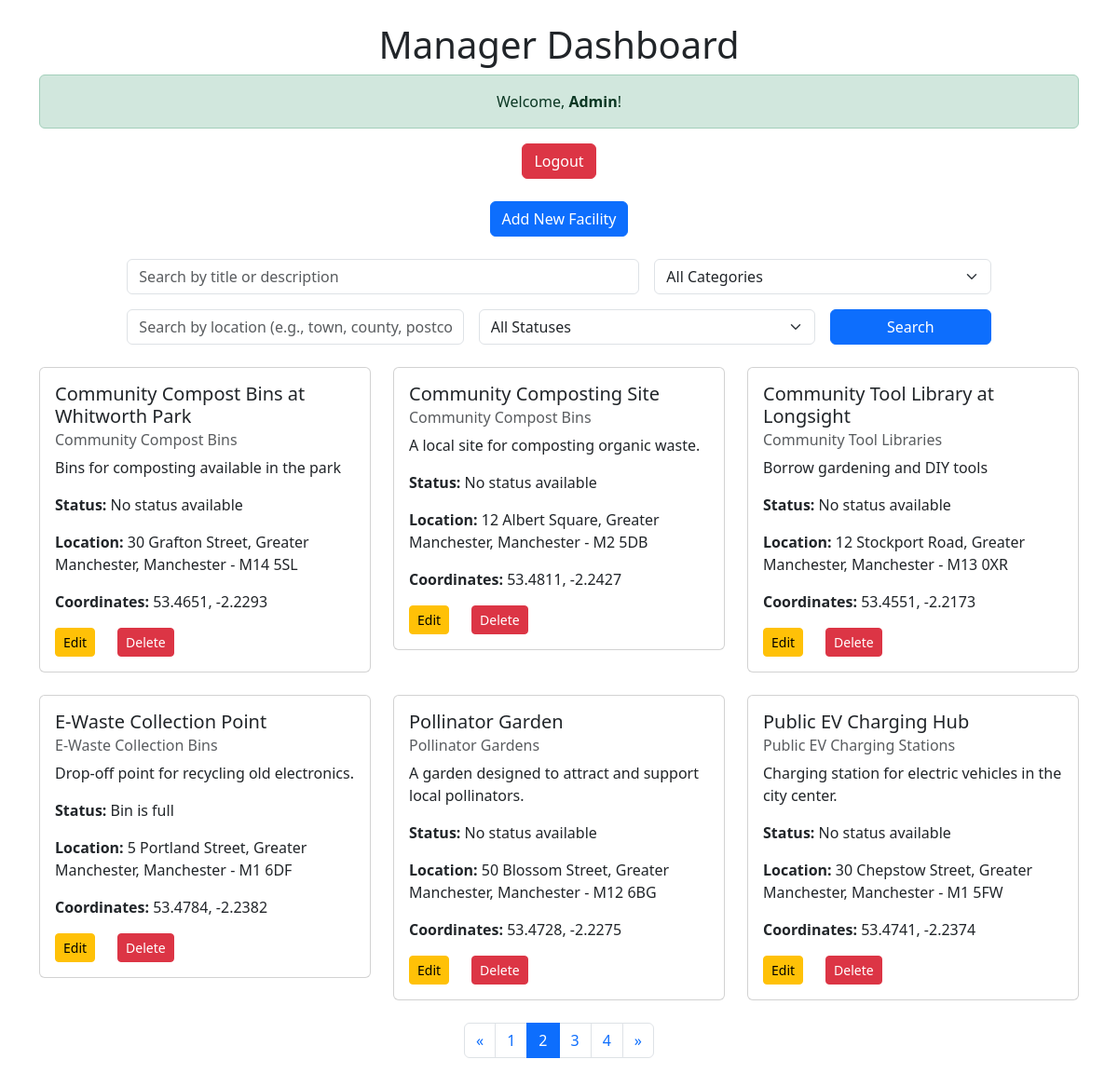
Screenshot of /index.php?view=dashboard&page=2 (signed in) with the database file from the repository.
### tables this page shows
CREATE TABLE ecoFacilities (
                               id INTEGER PRIMARY KEY AUTOINCREMENT NOT NULL UNIQUE,
                               title VARCHAR(50) NOT NULL,
                               category INTEGER,
                               description VARCHAR(150) NOT NULL,
                               houseNumber VARCHAR(50),
                               streetName VARCHAR(50),
                               county VARCHAR(50),
                               town VARCHAR(50),
                               postcode VARCHAR(7) NOT NULL,
                               lng FLOAT NOT NULL,
                               lat FLOAT NOT NULL,
                               contributor INTEGER,
                               FOREIGN KEY (category) REFERENCES ecoCategories(id),
                               FOREIGN KEY (contributor) REFERENCES ecoUser(id)
);

CREATE TABLE "ecoCategories"
(
	id INTEGER not null
		primary key
		unique,
	name VARCHAR(50) not null
		unique
);

CREATE TABLE "ecoFacilityStatus"
(
	id INTEGER not null
		primary key autoincrement
		unique,
	facilityId INTEGER not null
		constraint ecoFacilityStatus_ecoFacilities_id_fk
			references ecoFacilities,
	statusComment VARCHAR(100) not null
);

### controllers/FacilityController.php (called while the page is built, shortened)
<?php
class FacilityController {
    private $facilityModel;
    public function __construct($facilityModel) {
        $this->facilityModel = $facilityModel;
    }
    public function browseFacilities($search = '', $category = null, $location = null, $status = null) {
        return $this->facilityModel->searchFacilities($search, $category, $location, $status);
    }
    public function getPaginatedFacilities($page, $limit, $search = '', $category = null, $location = null, $status = null) {
        $offset = ($page - 1) * $limit;
        return $this->facilityModel->getPaginatedFacilities($offset, $limit, $search, $category, $location, $status);
    }
    public function getTotalFacilities($search = '', $category = null) {
        return $this->facilityModel->getTotalFacilities($search, $category);
    }
}
?>

### models/Facility.php (called while the page is built, shortened)
<?php
class Facility {
    private $pdo;
    public function __construct($pdo) {
        $this->pdo = $pdo;
    }
    public function searchFacilities($search = '', $category = null, $location = null, $status = null) {
        $query = "
        SELECT ecoFacilities.*,
               ecoCategories.name AS category_name,
               ecoUser.username AS contributor_name,
               (SELECT statusComment
                FROM ecoFacilityStatus
                WHERE facilityId = ecoFacilities.id
                ORDER BY ROWID DESC LIMIT 1) AS statusComment
        FROM ecoFacilities
        LEFT JOIN ecoCategories ON ecoFacilities.category = ecoCategories.id
        LEFT JOIN ecoUser ON ecoFacilities.contributor = ecoUser.id
        WHERE (ecoFacilities.title LIKE :search OR ecoFacilities.description LIKE :search)
    ";
        $query .= " ORDER BY ecoFacilities.title ASC";
        $stmt = $this->pdo->prepare($query);
        $params = [
            ':search' => '%' . $search . '%',
        ];
        $stmt->execute($params);
        return $stmt->fetchAll(PDO::FETCH_ASSOC);
    }
    public function getPaginatedFacilities($offset, $limit, $search = '', $category = null, $location = null, $status = null) {
        $query = "
        SELECT ecoFacilities.*,
               ecoCategories.name AS category_name,
               ecoUser.username AS contributor_name,
               (SELECT statusComment
                FROM ecoFacilityStatus
                WHERE facilityId = ecoFacilities.id
                ORDER BY ROWID DESC LIMIT 1) AS statusComment
        FROM ecoFacilities
        LEFT JOIN ecoCategories ON ecoFacilities.category = ecoCategories.id
        LEFT JOIN ecoUser ON ecoFacilities.contributor = ecoUser.id
        WHERE (ecoFacilities.title LIKE :search OR ecoFacilities.description LIKE :search)
    ";
        $query .= " ORDER BY ecoFacilities.title ASC LIMIT :offset, :limit";
        $stmt = $this->pdo->prepare($query);
        $params = [
            ':search' => '%' . $search . '%',
            ':offset' => $offset,
            ':limit' => $limit,
        ];
        $stmt->bindValue(':offset', $offset, PDO::PARAM_INT);
        $stmt->bindValue(':limit', $limit, PDO::PARAM_INT);
        $stmt->execute($params);
        return $stmt->fetchAll(PDO::FETCH_ASSOC);
    }
    public function getTotalFacilities($search = '', $category = null, $location = null, $status = null) {
        $query = "
    SELECT COUNT(*) as total
    FROM ecoFacilities
    WHERE (title LIKE :search OR description LIKE :search)
";
        $stmt = $this->pdo->prepare($query);
        $params = [
            ':search' => '%' . $search . '%',
        ];
        $stmt->execute($params);
        return $stmt->fetch(PDO::FETCH_ASSOC)['total'];
    }
}

### views/manager/dashboard.php (the view, shortened to what this page needs)
<?php
$page = isset($_GET['page']) ? (int)$_GET['page'] : 1;
$limit = 6;
$location = $_GET['location'] ?? null;
$status = $_GET['status'] ?? null;
$total = $facilityController->getTotalFacilities($search, $category, $location, $status);
$facilities = $facilityController->getPaginatedFacilities($page, $limit, $search, $category, $location, $status);
$totalPages = ceil($total / $limit);
?>
<!DOCTYPE html>
<html>
<head>
    <link href="https://cdn.jsdelivr.net/npm/bootstrap@5.3.3/dist/css/bootstrap.min.css" rel="stylesheet">
</head>
<body>
<div class="container mt-4">
    <h1 class="text-center">Manager Dashboard</h1>
    <div class="alert alert-success text-center">
        Welcome, <strong><?php echo htmlspecialchars($_SESSION['username']); ?></strong>!
    </div>
    <div class="text-center mb-4">
        <a href="/ecoBuddy/index.php?view=logout" class="btn btn-danger">Logout</a>
    </div>
    <div class="text-center mb-4">
        <a href="/ecoBuddy/index.php?view=add_facility" class="btn btn-primary">
            <i class="fas fa-plus"></i> Add New Facility
        </a>
    </div>
    <form method="GET" action="/ecoBuddy/index.php" class="mb-4">
        <div class="row g-3 justify-content-center">
            <div class="col-md-6">
                <input type="text" name="search" class="form-control" placeholder="Search by title or description"
                       value="<?php echo htmlspecialchars($_GET['search'] ?? ''); ?>">
            </div>
            <div class="col-md-4">
                <select name="category" class="form-select">
                    <option value="">All Categories</option>
                </select>
            </div>
            <div class="col-md-4">
                <input type="text" name="location" class="form-control" placeholder="Search by location (e.g., town, county, postcode)"
                       value="<?php echo htmlspecialchars($_GET['location'] ?? ''); ?>">
            </div>
            <div class="col-md-4">
                <select name="status" class="form-select">
                    <option value="">All Statuses</option>
                </select>
            </div>
            <div class="col-md-2">
                <button type="submit" class="btn btn-primary w-100">Search</button>
            </div>
        </div>
    </form>
    <?php if (!empty($facilities)) : ?>
        <div class="row">
            <?php foreach ($facilities as $facility) : ?>
                <div class="col-md-4 mb-4">
                    <div class="card">
                        <div class="card-body">
                            <h5 class="card-title"><?php echo htmlspecialchars($facility['title']); ?></h5>
                            <h6 class="card-subtitle mb-2 text-muted"><?php echo htmlspecialchars($facility['category_name']); ?></h6>
                            <p class="card-text"><?php echo htmlspecialchars($facility['description']); ?></p>
                            <p><strong>Status:</strong>
                                <?php echo !empty($facility['statusComment'])
                                    ? htmlspecialchars($facility['statusComment'])
                                    : 'No status available'; ?>
                            </p>
                            <p><strong>Location:</strong>
                                <?php echo htmlspecialchars($facility['houseNumber'] . ' ' . $facility['streetName'] . ', ' . $facility['county'] . ', ' . $facility['town'] . ' - ' . $facility['postcode']); ?>
                            </p>
                            <p><strong>Coordinates:</strong>
                                <?php echo !empty($facility['lat']) && !empty($facility['lng'])
                                    ? htmlspecialchars($facility['lat'] . ', ' . $facility['lng'])
                                    : 'Coordinates not available'; ?>
                            </p>
                            <div class="d-flex justify-content-start gap-4">
                                <a href="/ecoBuddy/index.php?view=edit_facility&id=<?php echo $facility['id']; ?>" class="btn btn-warning btn-sm">
                                    Edit
                                </a>
                                <a href="/ecoBuddy/index.php?view=delete_facility&id=<?php echo $facility['id']; ?>" class="btn btn-danger btn-sm"
                                   onclick="return confirm('Are you sure you want to delete this facility?');">
                                    Delete
                                </a>
                            </div>
                        </div>
                    </div>
                </div>
            <?php endforeach; ?>
        </div>
        <nav aria-label="Page navigation">
            <ul class="pagination justify-content-center">
                <?php if ($page > 1): ?>
                    <li class="page-item">
                        <a class="page-link" href="?view=dashboard&page=<?php echo $page - 1; ?>" aria-label="Previous">
                            <span aria-hidden="true">&laquo;</span>
                        </a>
                    </li>
                <?php endif; ?>
                <?php for ($i = 1; $i <= $totalPages; $i++): ?>
                    <li class="page-item <?php echo $i === $page ? 'active' : ''; ?>">
                        <a class="page-link" href="?view=dashboard&page=<?php echo $i; ?>"><?php echo $i; ?></a>
                    </li>
                <?php endfor; ?>
                <?php if ($page < $totalPages): ?>
                    <li class="page-item">
                        <a class="page-link" href="?view=dashboard&page=<?php echo $page + 1; ?>" aria-label="Next">
                            <span aria-hidden="true">&raquo;</span>
                        </a>
                    </li>
                <?php endif; ?>
            </ul>
        </nav>
    <?php else : ?>
        <div class="alert alert-warning text-center">No facilities found. Try adjusting your search criteria.</div>
    <?php endif; ?>
</div>
</body>
</html>

### rows the page displays
ecofacilities: title "Community Compost Bins at Whitworth Park", category.name "Community Compost Bins", description "Bins for composting available in the park", shows "No status available", houseNumber+streetName+county "30 Grafton Street, Greater Manchester, Manchester - M14 5SL", lat+lng "53.4651, -2.2293"
ecofacilities: title "Community Composting Site", category.name "Community Compost Bins", description "A local site for composting organic waste.", shows "No status available", houseNumber+streetName+county "12 Albert Square, Greater Manchester, Manchester - M2 5DB", lat+lng "53.4811, -2.2427"
ecofacilities: title "Community Tool Library at Longsight", category.name "Community Tool Libraries", description "Borrow gardening and DIY tools", shows "No status available", houseNumber+streetName+county "12 Stockport Road, Greater Manchester, Manchester - M13 0XR", lat+lng "53.4551, -2.2173"
ecofacilitystatus: facilityId.title "E-Waste Collection Point", ecocategories.name "E-Waste Collection Bins", facilityId.description "Drop-off point for recycling old electronics.", statusComment "Bin is full", facilityId.postcode "5 Portland Street, Greater Manchester, Manchester - M1 6DF", facilityId.lng "53.4784, -2.2382"
ecofacilities: title "Pollinator Garden", category.name "Pollinator Gardens", description "A garden designed to attract and support local pollinators.", shows "No status available", houseNumber+streetName+county "50 Blossom Street, Greater Manchester, Manchester - M12 6BG", lat+lng "53.4728, -2.2275"
ecofacilities: title "Public EV Charging Hub", category.name "Public EV Charging Stations", description "Charging station for electric vehicles in the city center.", shows "No status available", houseNumber+streetName+county "30 Chepstow Street, Greater Manchester, Manchester - M1 5FW", lat+lng "53.4741, -2.2374"

### other values shown
$_SESSION['username'] "Admin"
